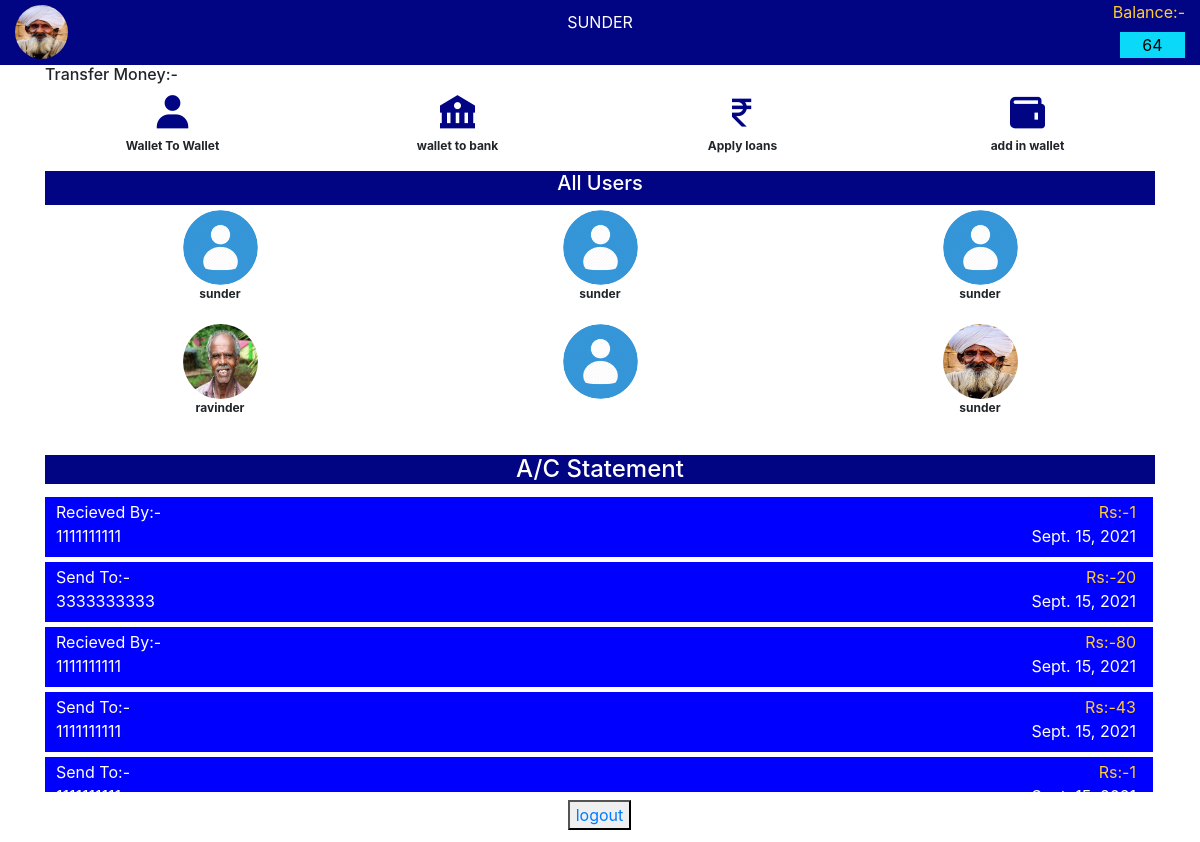
/u_profile/ (signed in), run on the app's committed database.
### account/models.py (models this page shows, shortened)
class User(AbstractUser):
    username = None
    mobile = models.CharField(max_length=12,unique=True)
    balance = models.IntegerField(default=0)
    image = models.ImageField(upload_to="alluser/img",default='img/usera.jpg')
    mailing_address = models.CharField(max_length=200, blank=True)
    objects = UserManager()
    USERNAME_FIELD = 'mobile'

class Uhistory(models.Model):
    user = models.ForeignKey(User,on_delete=models.CASCADE)
    ufrom = models.IntegerField(default=0)
    date = models.DateField(default=datetime.date.today)
    dmoney = models.IntegerField(default=0)
    histype = models.CharField(max_length=100,default=0)

### account/views.py (the view)
# urls.py: path('u_profile/',views.u_profile,name="u_profile"),
def u_profile(request):
    user = User.objects.all()
    usera = User.objects.get(id = request.user.id)
    history = Uhistory.objects.filter(user=usera)
    parms = {'User':user,'Uhistory':history}
    return render(request,"u-profile.html",parms)

### template/u-profile.html (shortened to what this page needs)
<!DOCTYPE html>
<html lang="en">
  <head>
    {% load static %}
    <link rel="stylesheet" href="https://maxcdn.bootstrapcdn.com/bootstrap/4.0.0/css/bootstrap.min.css">
    <link href='https://unpkg.com/boxicons@2.0.9/css/boxicons.min.css' rel='stylesheet'>
    <link rel="stylesheet" type="text/css" href="{% static 'assest/css/style2.css' %}">
  </head>
  <body>
    <section id="u-header" class="u-header">
      <div class="container-fluid">
        <div class="u-header">
          <div class="row">
            <div class="col-4">
              <div class="u-profile">
                <img src="\media\{{user.image}}">
              </div>
            </div>
            <div class="col-4">
              <div class="u-name text-center">
                <p>{{ user.first_name}}</p>
              </div>
            </div>
            <div class="col-4">
              <div class="u-balance text-right">
                <label for="html">Balance:-</label><br>
                <input type="text-center" name="country" value="{{ user.balance}}" readonly><br><br>
              </div>
            </div>
          </div>
        </div>
      </div>
    </section>
    <section id="all-transaction" class="all-transaction">
      <div class="container">
        <div class="title">
          <h6>Transfer Money:-</h6>
        </div>
        <div class="row">
          <div class="col-3 text-center">
            <div class="transaction">
             <a href="/sendmon"><i class='bx bxs-user'></i></a>
              <p>Wallet To Wallet</p>
            </div>
          </div>
          <div class="col-3 text-center">
            <div class="transaction">
              <i class='bx bxs-bank'></i>
              <p>wallet to bank</p>
            </div>
          </div>
          <div class="col-3 text-center">
            <div class="transaction">
              <a href="/applyloan"><i class='bx bx-rupee'></i></a>
              <p>Apply loans</p>
            </div>
          </div>
          <div class="col-3 text-center">
            <div class="transaction">
              <a href="/addmoney"><i class='bx bxs-wallet'></i></a>
              <p>add in wallet</p>
            </div>
          </div>
        </div>
      </div>
    </section>
    <section id="all-user" class="all-user">
      <div class="container">
        <div class="title">
          <h5>All Users</h5>
        </div>
        <div class="user-scroll">
          <div class="row">
          {% for user in User reversed %}
            <div class="col-4 text-center">
              <img src="/media/{{user.image}}">
              <p>{{user.first_name}}</p>
            </div>
          {% endfor %}
          </div>
        </div>
      </div>
    </section>
    <section id="user-history" class="user-history">
      <div class="container">
        <div class="user-title">
          <div class="heading">
            <h4>A/C Statement</h4>
          </div>
        </div>
        <div class="history-scroll">
          <div style="overflow-x:auto;">
          {% for hist in Uhistory reversed %}
            <div class="hisdetails">
              <div class="row">
                <div class="col-6">
                  <span style="color: #fff;">{{hist.histype}}:-</span><br>
                  <span style="color: #fff;">{{hist.ufrom}}</span>
                </div>
                <div class="col-6 text-right">
                  <span style="color: #FFCC33;">Rs:-{{hist.dmoney}}</span><br>
                  <span style="color: #fff;">{{hist.date}}</span>
                </div>
              </div>
            </div>
          {% endfor %}
          </div>
        </div>
      </div>
    </section>
    <div style="text-align: center; padding: 8px 2px 12px 1px;">
      <button><a href="/">logout</a></button>
    </div>
  </body>
</html>

### static/assest/css/style2.css (style rules this page uses)
.u-header { width: auto; height:65px; background-color:#010483; }
.u-header .u-profile img { width: 53px; height: 54px; border-radius: 50%; margin-top: 5px; }
.u-header .u-name p { text-transform:uppercase; color:white; padding-top: 10px; }
.u-header .u-balance input { background:#0BD9F9; text-align:center; width:65px; border: none; }
.u-header .u-balance label { color:#FFCC33; }
.user-history .heading { background:#010483; }
.user-history .heading h4 { text-align: center; color:#fff; }
.user-history .history-scroll { width:auto; height:300px; overflow:scroll; }
#user-history .hisdetails { background: #0000ff; width: auto; height: 60px; padding: 3px 17px 3px 11px; margin: 5px 2px 1px 0px; }
.all-user .title h5 { color:#fff; text-align: center; }
.all-user .title { background-color:#010483; height:34px; }
.all-user .user-scroll img { width: 75px; height: 75px; border-radius: 50%; margin-top: 5px; }
.all-user .user-scroll p { font-size:12px; font-weight: bold; }
.all-user .user-scroll { width:auto; height:250px; overflow:scroll; }
.all-transaction .transaction i { font-size:42px; color:#010483; }
.all-transaction .transaction p { font-size:12px; font-weight: bold; }

### data on the page
User: image (picture), first_name "SUNDER", country "64", first_name "sunder"
User: image (picture), first_name "sunder"
User: image (picture), first_name "sunder"
User: image (picture), first_name "sunder"
User: image (picture), first_name "ravinder"
User: image (picture)
Uhistory: histype "Recieved By", ufrom "1111111111", dmoney "1", date "Sept. 15, 2021"
Uhistory: histype "Send To", ufrom "3333333333", dmoney "20", date "Sept. 15, 2021"
Uhistory: histype "Recieved By", ufrom "1111111111", dmoney "80", date "Sept. 15, 2021"
Uhistory: histype "Send To", ufrom "1111111111", dmoney "43", date "Sept. 15, 2021"
Uhistory: histype "Send To", dmoney "1"
